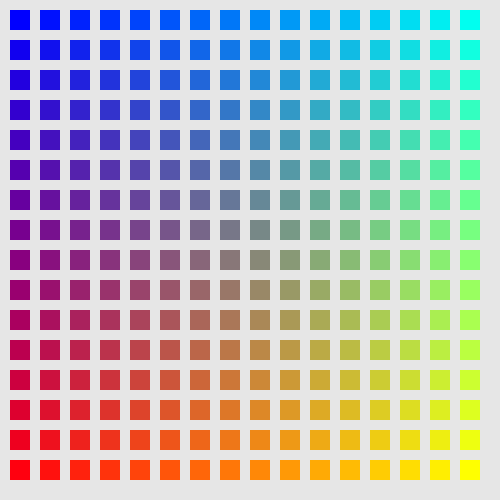
Frame 1 (no input)
Frame 60 (no input): identical to frame 1, image omitted
Frame 120 (the mouse pressed at the canvas centre since frame 60): identical to frame 1, image omitted

The p5.js sketch that drew this single still picture (run headless with seeded random() and noise() and a simulated clock; from frame 60 on, the mouse is pressed at the canvas centre):

// p5.js sketch
// ── sketch.js

var columnOrigX;
var columnOrigY;
var cellWidth;
var cellHeight;
var redV, greenV, blueV;

function setup(){
	createCanvas(500,500);
	cellWidth = 20;
	cellHeight = 20;
	// colors
	redV = 0;
	greenV = 0;
	blueV = 0;
}

function draw(){
	background(230);
	// Resetting color values
	redV = 0;
	blueV = 255;
	// Reset origin of columns
	columnOrigY = 10;
	// Reset counter of repetitive structure
	var row = 0
	// Loop over roows
	while(row < 16){
		// Reset origin of rows
		columnOrigX = 10;
		// Reset counter of repetitive structure
		var column = 0 ;
		// reset column color
		greenV = 0;
		// Loop over columns
		while(column < 16){
			// Set fill color
			fill(redV, greenV, blueV);
			// remove the stroke
			noStroke();
		  // Draw rectangle with current coordinates columnOrigX, columnOrigY
	  	rect(columnOrigX, columnOrigY,cellWidth,cellHeight);
			// detect mouse over
			onMouseOver();
			// modify color for each column
			greenV = greenV + 17;
			// modify color for each cell
			blueV = blueV - 1;
			// Increase X coordinate for each cell
			columnOrigX = columnOrigX + 30;
			// Increase row
			column = column + 1;
		}
		// Increase Y coordinate for each cell
		columnOrigY = columnOrigY + 30;
		// Increase row
		row = row + 1;
		// Modify colors for each row
		redV = redV + 17;
	}
}


function onMouseOver(){
  	// Evaluate mouse Over
  	var overX = mouseX > columnOrigX && mouseX < columnOrigX + cellWidth;
  	var overY = mouseY > columnOrigY && mouseY < columnOrigY + cellHeight;

	// Determine if the mouse is over the rectangle
  	if ( overX && overY ){
			fill(0);
	  	text(('r '+redV + ", g " + greenV + ", b " + blueV), mouseX-45, mouseY - 15);
		}
	noFill();
	rect (columnOrigX, columnOrigY,cellWidth,cellHeight);
}
